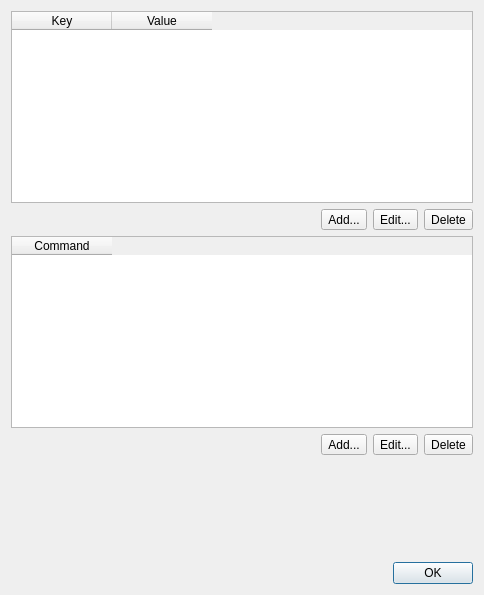
<?xml version="1.0" encoding="UTF-8"?>
<ui version="4.0">
 <class>pqSQCommandSelectionDialog</class>
 <widget class="QDialog" name="pqSQCommandSelectionDialog">
  <property name="geometry">
   <rect>
    <x>0</x>
    <y>0</y>
    <width>484</width>
    <height>595</height>
   </rect>
  </property>
  <property name="windowTitle">
   <string>Dialog</string>
  </property>
  <layout class="QVBoxLayout" name="verticalLayout_4">
   <item>
    <layout class="QVBoxLayout" name="verticalLayout_3">
     <item>
      <widget class="QTableWidget" name="keyValueTable">
       <column>
        <property name="text">
         <string>Key</string>
        </property>
        <property name="toolTip">
         <string extracomment="This key will be replaced with its corresponding value if used in a command. "/>
        </property>
       </column>
       <column>
        <property name="text">
         <string>Value</string>
        </property>
        <property name="toolTip">
         <string extracomment="The corresponding key will be replaced with this value in the command."/>
        </property>
       </column>
      </widget>
     </item>
     <item>
      <layout class="QHBoxLayout" name="horizontalLayout_2">
       <item>
        <spacer name="horizontalSpacer">
         <property name="orientation">
          <enum>Qt::Horizontal</enum>
         </property>
         <property name="sizeHint" stdset="0">
          <size>
           <width>40</width>
           <height>20</height>
          </size>
         </property>
        </spacer>
       </item>
       <item>
        <layout class="QHBoxLayout" name="horizontalLayout">
         <item>
          <widget class="QToolButton" name="keyValueAdd">
           <property name="text">
            <string>Add...</string>
           </property>
          </widget>
         </item>
         <item>
          <widget class="QToolButton" name="keyValueEdit">
           <property name="text">
            <string>Edit...</string>
           </property>
          </widget>
         </item>
         <item>
          <widget class="QToolButton" name="keyValueDelete">
           <property name="text">
            <string>Delete</string>
           </property>
          </widget>
         </item>
        </layout>
       </item>
      </layout>
     </item>
    </layout>
   </item>
   <item>
    <layout class="QVBoxLayout" name="verticalLayout_2">
     <item>
      <widget class="QTableWidget" name="commandTable">
       <column>
        <property name="text">
         <string>Command</string>
        </property>
       </column>
      </widget>
     </item>
     <item>
      <layout class="QHBoxLayout" name="horizontalLayout_3">
       <item>
        <spacer name="horizontalSpacer_2">
         <property name="orientation">
          <enum>Qt::Horizontal</enum>
         </property>
         <property name="sizeHint" stdset="0">
          <size>
           <width>40</width>
           <height>20</height>
          </size>
         </property>
        </spacer>
       </item>
       <item>
        <layout class="QHBoxLayout" name="horizontalLayout_4">
         <item>
          <widget class="QToolButton" name="commandAdd">
           <property name="text">
            <string>Add...</string>
           </property>
          </widget>
         </item>
         <item>
          <widget class="QToolButton" name="commandEdit">
           <property name="text">
            <string>Edit...</string>
           </property>
          </widget>
         </item>
         <item>
          <widget class="QToolButton" name="commandDelete">
           <property name="text">
            <string>Delete</string>
           </property>
          </widget>
         </item>
        </layout>
       </item>
      </layout>
     </item>
    </layout>
   </item>
   <item>
    <layout class="QVBoxLayout" name="verticalLayout">
     <item>
      <spacer name="verticalSpacer">
       <property name="orientation">
        <enum>Qt::Vertical</enum>
       </property>
       <property name="sizeHint" stdset="0">
        <size>
         <width>20</width>
         <height>40</height>
        </size>
       </property>
      </spacer>
     </item>
     <item>
      <layout class="QHBoxLayout" name="horizontalLayout_5">
       <item>
        <spacer name="horizontalSpacer_3">
         <property name="orientation">
          <enum>Qt::Horizontal</enum>
         </property>
         <property name="sizeHint" stdset="0">
          <size>
           <width>40</width>
           <height>20</height>
          </size>
         </property>
        </spacer>
       </item>
       <item>
        <widget class="QPushButton" name="accept">
         <property name="text">
          <string>OK</string>
         </property>
        </widget>
       </item>
      </layout>
     </item>
    </layout>
   </item>
  </layout>
 </widget>
 <resources/>
 <connections>
  <connection>
   <sender>accept</sender>
   <signal>released()</signal>
   <receiver>pqSQCommandSelectionDialog</receiver>
   <slot>accept()</slot>
   <hints>
    <hint type="sourcelabel">
     <x>227</x>
     <y>331</y>
    </hint>
    <hint type="destinationlabel">
     <x>199</x>
     <y>299</y>
    </hint>
   </hints>
  </connection>
 </connections>
</ui>
